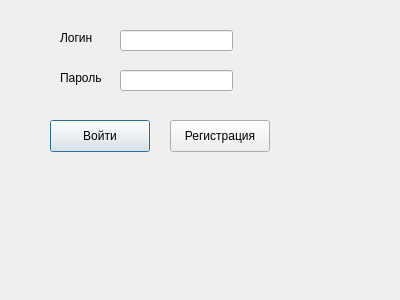
<?xml version="1.0" encoding="UTF-8"?>
<ui version="4.0">
 <class>Dialog</class>
 <widget class="QDialog" name="Dialog">
  <property name="geometry">
   <rect>
    <x>0</x>
    <y>0</y>
    <width>400</width>
    <height>300</height>
   </rect>
  </property>
  <property name="windowTitle">
   <string>Dialog</string>
  </property>
  <widget class="QLineEdit" name="lineLogin">
   <property name="geometry">
    <rect>
     <x>120</x>
     <y>30</y>
     <width>113</width>
     <height>21</height>
    </rect>
   </property>
  </widget>
  <widget class="QLineEdit" name="linePassword">
   <property name="geometry">
    <rect>
     <x>120</x>
     <y>70</y>
     <width>113</width>
     <height>21</height>
    </rect>
   </property>
   <property name="echoMode">
    <enum>QLineEdit::EchoMode::Password</enum>
   </property>
  </widget>
  <widget class="QPushButton" name="btnLogin">
   <property name="geometry">
    <rect>
     <x>50</x>
     <y>120</y>
     <width>100</width>
     <height>32</height>
    </rect>
   </property>
   <property name="text">
    <string>Войти</string>
   </property>
  </widget>
  <widget class="QPushButton" name="btnRegister">
   <property name="geometry">
    <rect>
     <x>170</x>
     <y>120</y>
     <width>100</width>
     <height>32</height>
    </rect>
   </property>
   <property name="text">
    <string>Регистрация</string>
   </property>
  </widget>
  <widget class="QLabel" name="label">
   <property name="geometry">
    <rect>
     <x>60</x>
     <y>30</y>
     <width>58</width>
     <height>16</height>
    </rect>
   </property>
   <property name="text">
    <string>Логин</string>
   </property>
  </widget>
  <widget class="QLabel" name="label_2">
   <property name="geometry">
    <rect>
     <x>60</x>
     <y>70</y>
     <width>58</width>
     <height>16</height>
    </rect>
   </property>
   <property name="text">
    <string>Пароль</string>
   </property>
  </widget>
 </widget>
 <resources/>
 <connections/>
</ui>
